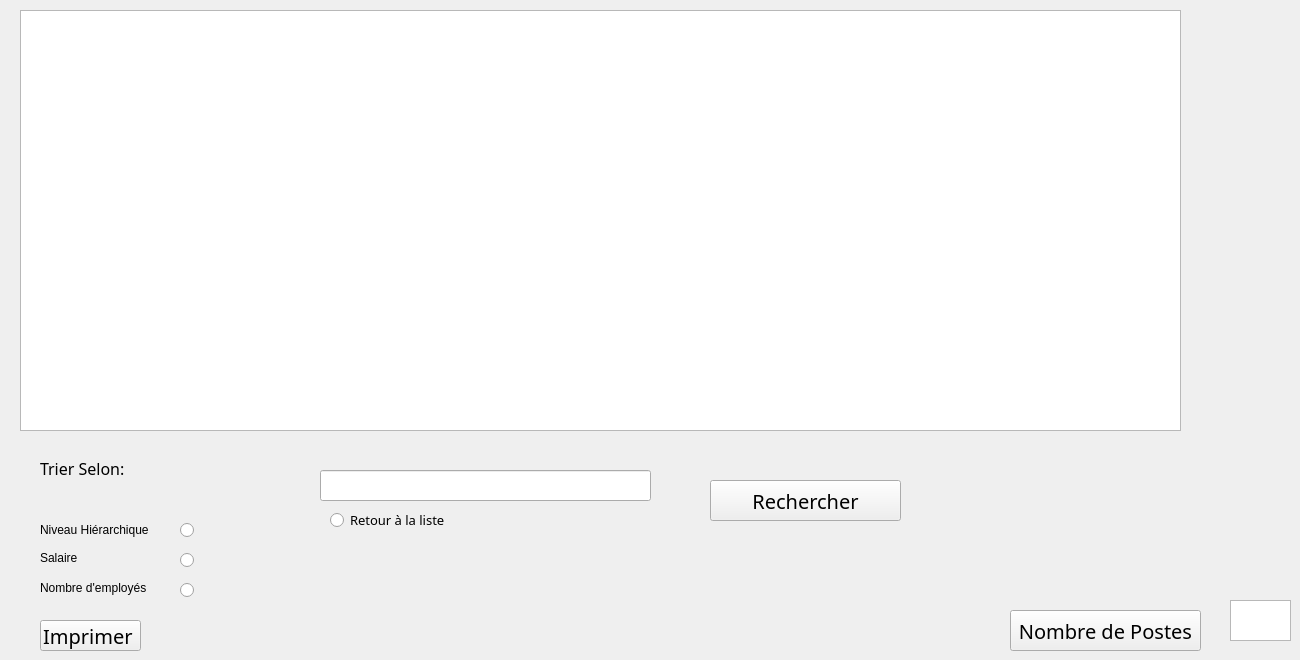
       <widget class="QWidget" name="tab_afficher_poste">
        <attribute name="title">
         <string>Afficher Postes</string>
        </attribute>
        <widget class="QTableView" name="tableView_4_poste">
         <property name="geometry">
          <rect>
           <x>20</x>
           <y>10</y>
           <width>1161</width>
           <height>421</height>
          </rect>
         </property>
        </widget>
        <widget class="QListView" name="listView_poste">
         <property name="geometry">
          <rect>
           <x>1230</x>
           <y>600</y>
           <width>61</width>
           <height>41</height>
          </rect>
         </property>
        </widget>
        <widget class="QPushButton" name="stat_poste">
         <property name="geometry">
          <rect>
           <x>1010</x>
           <y>610</y>
           <width>191</width>
           <height>41</height>
          </rect>
         </property>
         <property name="font">
          <font>
           <family>Corbel</family>
           <pointsize>15</pointsize>
           <weight>9</weight>
           <italic>false</italic>
           <bold>false</bold>
          </font>
         </property>
         <property name="text">
          <string>Nombre de Postes</string>
         </property>
        </widget>
        <widget class="QRadioButton" name="radioButton_niveau_poste">
         <property name="geometry">
          <rect>
           <x>180</x>
           <y>520</y>
           <width>95</width>
           <height>20</height>
          </rect>
         </property>
         <property name="text">
          <string/>
         </property>
        </widget>
        <widget class="QLabel" name="sort_level_poste">
         <property name="geometry">
          <rect>
           <x>40</x>
           <y>520</y>
           <width>131</width>
           <height>20</height>
          </rect>
         </property>
         <property name="text">
          <string>Niveau Hiérarchique</string>
         </property>
        </widget>
        <widget class="QLabel" name="sort_poste_label">
         <property name="geometry">
          <rect>
           <x>40</x>
           <y>460</y>
           <width>101</width>
           <height>16</height>
          </rect>
         </property>
         <property name="font">
          <font>
           <family>Corbel</family>
           <pointsize>12</pointsize>
           <weight>50</weight>
           <italic>false</italic>
           <bold>false</bold>
          </font>
         </property>
         <property name="text">
          <string>Trier Selon:</string>
         </property>
        </widget>
        <widget class="QLabel" name="sort_salary_label_poste">
         <property name="geometry">
          <rect>
           <x>40</x>
           <y>550</y>
           <width>131</width>
           <height>16</height>
          </rect>
         </property>
         <property name="text">
          <string>Salaire</string>
         </property>
        </widget>
        <widget class="QRadioButton" name="radioButton_salary_poste">
         <property name="geometry">
          <rect>
           <x>180</x>
           <y>550</y>
           <width>95</width>
           <height>20</height>
          </rect>
         </property>
         <property name="text">
          <string/>
         </property>
        </widget>
        <widget class="QRadioButton" name="radioButton_nb_poste">
         <property name="geometry">
          <rect>
           <x>180</x>
           <y>580</y>
           <width>95</width>
           <height>20</height>
          </rect>
         </property>
         <property name="text">
          <string/>
         </property>
        </widget>
        <widget class="QLabel" name="Sort_emp_number_poste_label">
         <property name="geometry">
          <rect>
           <x>40</x>
           <y>580</y>
           <width>131</width>
           <height>16</height>
          </rect>
         </property>
         <property name="styleSheet">
          <string notr="true"/>
         </property>
         <property name="text">
          <string>Nombre d'employés</string>
         </property>
        </widget>
        <widget class="QPushButton" name="pushButton_recherche_poste">
         <property name="geometry">
          <rect>
           <x>710</x>
           <y>480</y>
           <width>191</width>
           <height>41</height>
          </rect>
         </property>
         <property name="font">
          <font>
           <family>Corbel</family>
           <pointsize>15</pointsize>
           <weight>9</weight>
           <italic>false</italic>
           <bold>false</bold>
          </font>
         </property>
         <property name="text">
          <string>Rechercher</string>
         </property>
        </widget>
        <widget class="QLineEdit" name="lineEdit_rechercher_Poste">
         <property name="geometry">
          <rect>
           <x>320</x>
           <y>470</y>
           <width>331</width>
           <height>31</height>
          </rect>
         </property>
        </widget>
        <widget class="QRadioButton" name="radioButton_poste_retour">
         <property name="geometry">
          <rect>
           <x>330</x>
           <y>510</y>
           <width>121</width>
           <height>20</height>
          </rect>
         </property>
         <property name="font">
          <font>
           <family>Corbel</family>
           <pointsize>10</pointsize>
           <weight>50</weight>
           <italic>false</italic>
           <bold>false</bold>
          </font>
         </property>
         <property name="text">
          <string>Retour à la liste</string>
         </property>
        </widget>
        <widget class="QPushButton" name="editline_print">
         <property name="geometry">
          <rect>
           <x>40</x>
           <y>620</y>
           <width>101</width>
           <height>31</height>
          </rect>
         </property>
         <property name="font">
          <font>
           <family>Corbel</family>
           <pointsize>15</pointsize>
           <weight>9</weight>
           <italic>false</italic>
           <bold>false</bold>
          </font>
         </property>
         <property name="text">
          <string>Imprimer </string>
         </property>
        </widget>
       </widget>
